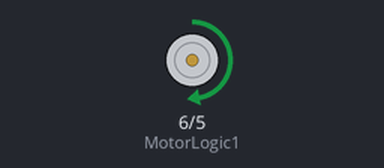
Bench run of a sketch on a simulated Arduino Uno, built with avr-gcc and run on an emulated ATmega328P. Parts: motor-driver pin pairs drawn as motors (green arrow = first pin HIGH = forward, orange = second pin HIGH = backward, longer = more drive, scaled by the enable pin).

Above: at 0.5 s.
Timing chart, 0 to 4.6 s (numbered marks = the images above):
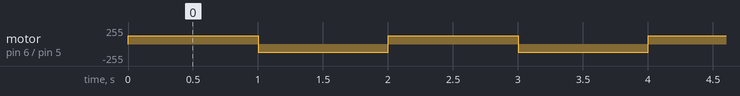

The sketch:

Motor.ino
```cpp
int motorEn = 7;
int MotorLogic1 = 6;
int MotorLogic2 = 5;
int motorSpeed = 127; //255 = 100%, 127 = 50%, 0 = 0%

void forward(){
  digitalWrite(motorEn, HIGH);
  analogWrite(MotorLogic1, motorSpeed);
  digitalWrite(MotorLogic2, LOW);
  // delay(1000); smaller the number, the shorter the time the wheel, too big might not range.
}

void reverse(){
  digitalWrite(motorEn, HIGH);
  digitalWrite(MotorLogic1, LOW);
  analogWrite(MotorLogic2, motorSpeed);
  //delay(2000);
}
void setup() {
  // running the motor.
  pinMode(motorEn, OUTPUT);
  pinMode(MotorLogic1, OUTPUT);
  pinMode(MotorLogic2, OUTPUT);
  digitalWrite(motorEn, LOW);
}

void halt(){
  digitalWrite(motorEn, HIGH);
  digitalWrite(MotorLogic1, HIGH);
  digitalWrite(MotorLogic2, HIGH);

}
void loop() {
  // put your main code here, to run repeatedly:
  forward();
  delay(1000);

  reverse();
  delay(1000);
  //halt();
}
```

Measured:
- by itself, motor on pin 6 (MotorLogic1) / pin 5 (MotorLogic2): alternates forward 127/255 for 1.0 s and backward 127/255 for 1.0 s
